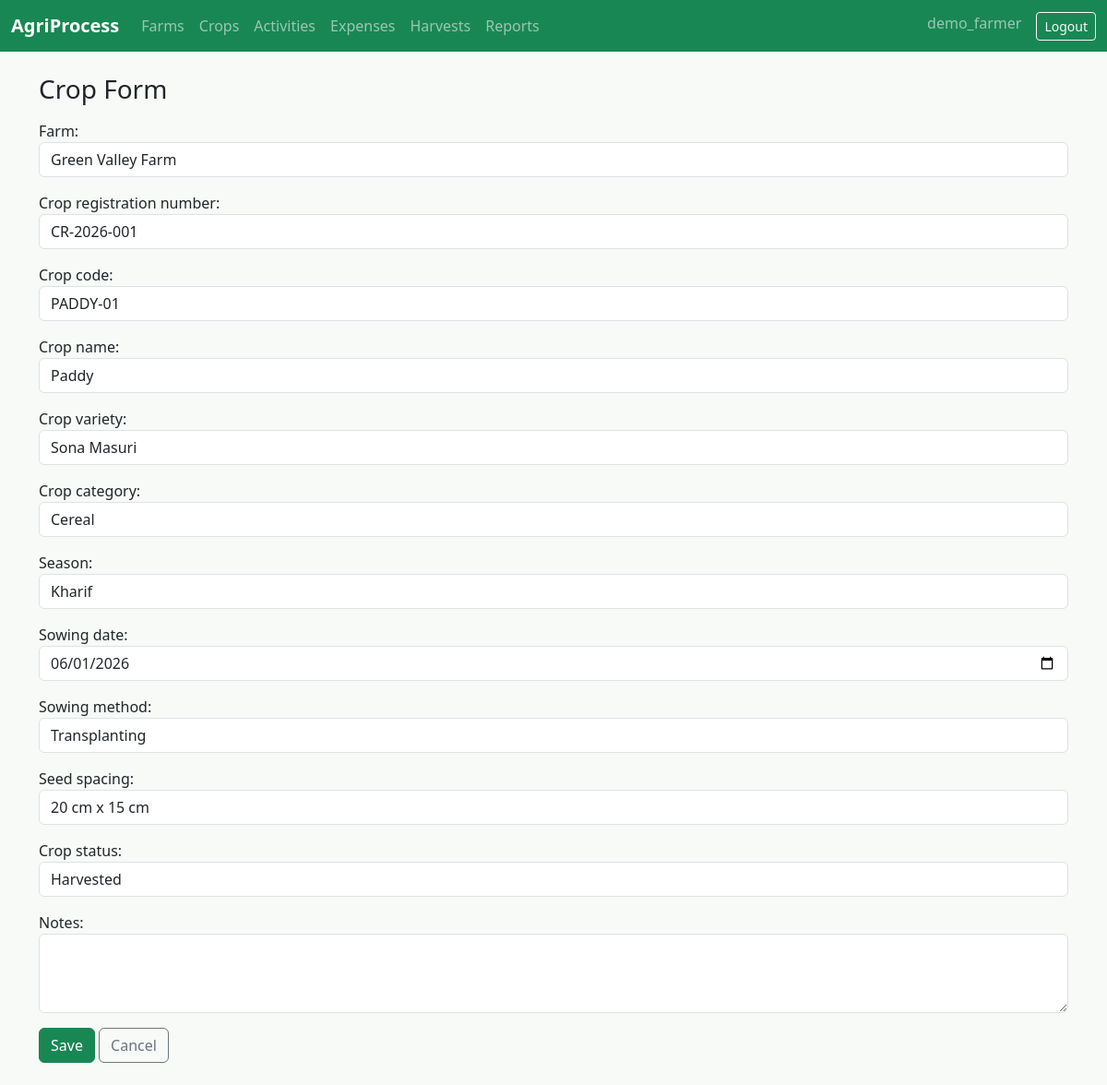
Screenshot of /crops/1/edit/ (signed in) with the database file from the repository.
### farmops/models.py (models this page shows, shortened)
class TimeStampedModel(models.Model):
    created_at = models.DateTimeField(auto_now_add=True)
    updated_at = models.DateTimeField(auto_now=True)
    class Meta:
        abstract = True

class Crop(TimeStampedModel):
    STATUS_CHOICES = [
        ("planned", "Planned"),
        ("sown", "Sown"),
        ("growing", "Growing"),
        ("ready", "Ready for Harvest"),
        ("harvested", "Harvested"),
        ("cancelled", "Cancelled"),
    ]
    SEASONS = [
        ("kharif", "Kharif"),
        ("rabi", "Rabi"),
        ("zaid", "Zaid"),
        ("annual", "Annual"),
    ]
    farm = models.ForeignKey(Farm, on_delete=models.CASCADE, related_name="crops")
    crop_registration_number = models.CharField(max_length=60)
    crop_code = models.CharField(max_length=30)
    crop_name = models.CharField(max_length=100)
    crop_variety = models.CharField(max_length=100)
    crop_category = models.CharField(max_length=80)
    season = models.CharField(max_length=20, choices=SEASONS)
    sowing_date = models.DateField()
    sowing_method = models.CharField(max_length=80)
    seed_spacing = models.CharField(max_length=80, blank=True)
    crop_status = models.CharField(max_length=20, choices=STATUS_CHOICES, default="planned")
    notes = models.TextField(blank=True)
    class Meta:
        ordering = ["-sowing_date", "crop_name"]
        constraints = [
            models.UniqueConstraint(fields=["farm", "crop_code"], name="unique_crop_code_per_farm")
        ]

### farmops/views.py (the view)
# urls.py: path("crops/<int:pk>/edit/", views.CropUpdateView.as_view(), name="crop-edit"),
class CropUpdateView(OwnedQuerysetMixin, UpdateView):
    model = Crop
    form_class = CropForm
    template_name = "farmops/form.html"
    owner_path = "farm__owner"

### farmops/forms.py
class CropForm(BootstrapFormMixin, forms.ModelForm):
    class Meta:
        model = Crop
        exclude = ["created_at", "updated_at"]
        widgets = {"sowing_date": forms.DateInput(attrs={"type": "date"}), "notes": forms.Textarea(attrs={"rows": 3})}
    def __init__(self, *args, user=None, **kwargs):
        super().__init__(*args, **kwargs)
        if user is not None:
            self.fields["farm"].queryset = Farm.objects.filter(owner=user)

### farmops/models.py (called while the page is built)
    def __str__(self):
        return self.farm_name

### farmops/views.py (called while the page is built)
    def get_context_data(self, **kwargs):
        context = super().get_context_data(**kwargs)
        context["model_name"] = self.model._meta.verbose_name.title()
        context["model_name_plural"] = self.model._meta.verbose_name_plural.title()
        return context

    def get_queryset(self):
        queryset = super().get_queryset()
        lookup = {self.owner_path: self.request.user}
        query = self.request.GET.get("q", "").strip()
        queryset = queryset.filter(**lookup)
        return self.apply_search(queryset, query)

    def apply_search(self, queryset, query):
        return queryset

    def get_form_kwargs(self):
        kwargs = super().get_form_kwargs()
        if self.model in {Crop, Activity, Expense, Harvest}:
            kwargs["user"] = self.request.user
        return kwargs

### templates/farmops/form.html (shortened to what this page needs)
{% extends "base.html" %}
{% block content %}
<h1 class="h3 mb-3">{{ model_name }} Form</h1>
<form method="post" novalidate>
  <div class="form-grid">{{ form.as_p }}</div>
  <button class="btn btn-success">Save</button>
  <a class="btn btn-outline-secondary" href="javascript:history.back()">Cancel</a>
</form>
{% endblock %}

### templates/base.html (shortened to what this page needs)
{% load static %}
<!doctype html>
<html lang="en">
<head>
  <link href="https://cdn.jsdelivr.net/npm/bootstrap@5.3.3/dist/css/bootstrap.min.css" rel="stylesheet">
  <link rel="stylesheet" href="{% static 'css/styles.css' %}">
</head>
<body>
  <nav class="navbar navbar-expand-lg navbar-dark bg-success">
    <div class="container-fluid">
      <a class="navbar-brand fw-semibold" href="{% url 'dashboard' %}">AgriProcess</a>
      <div class="collapse navbar-collapse" id="nav">
        <ul class="navbar-nav me-auto">
          {% if user.is_authenticated %}
            <li class="nav-item"><a class="nav-link" href="{% url 'farm-list' %}">Farms</a></li>
            <li class="nav-item"><a class="nav-link" href="{% url 'crop-list' %}">Crops</a></li>
            <li class="nav-item"><a class="nav-link" href="{% url 'activity-list' %}">Activities</a></li>
            <li class="nav-item"><a class="nav-link" href="{% url 'expense-list' %}">Expenses</a></li>
            <li class="nav-item"><a class="nav-link" href="{% url 'harvest-list' %}">Harvests</a></li>
            <li class="nav-item"><a class="nav-link" href="{% url 'reports' %}">Reports</a></li>
          {% endif %}
        </ul>
        <ul class="navbar-nav">
          {% if user.is_authenticated %}
            <li class="nav-item"><span class="navbar-text me-3">{{ user.username }}</span></li>
            <li class="nav-item"><form method="post" action="{% url 'logout' %}">{% csrf_token %}<button class="btn btn-outline-light btn-sm">Logout</button></form></li>
          {% else %}
            <li class="nav-item"><a class="btn btn-outline-light btn-sm me-2" href="{% url 'login' %}">Login</a></li>
            <li class="nav-item"><a class="btn btn-light btn-sm" href="{% url 'register' %}">Register</a></li>
          {% endif %}
        </ul>
      </div>
    </div>
  </nav>
  <main class="container py-4">
    {% block content %}{% endblock %}
  </main>
</body>
</html>

### static/css/styles.css (style rules this page uses)
body { background: #f7faf7; }
.form-grid p { margin-bottom: 1rem; }

### rows the page displays
Crop: farm "Green Valley Farm", crop_registration_number "CR-2026-001", crop_code "PADDY-01", crop_name "Paddy", crop_variety "Sona Masuri", crop_category "Cereal", season "Kharif", sowing_date "06/01/2026", sowing_method "Transplanting", seed_spacing "20 cm x 15 cm", crop_status "Harvested"

### other values shown
{{ user.username }} "demo_farmer"
{{ model_name }} "Crop"
